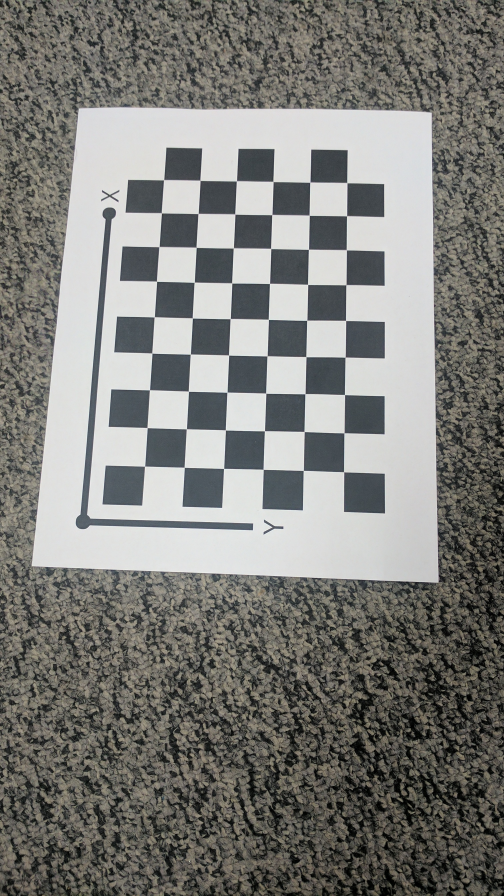
#> input picture Project 3/Zhang Calibration/Calibration_Imgs/IMG_20170209_042606.jpg, 1512 x 2688 px, given in place of project2.avi, which was not available (shown at 1/3 size)
$ python hough_transformation.py
#> lines starting #> are read from the running program, lines starting #| are printed output that depends on the picture; pictures that were not available may be replaced by others from this repository, and a replacement may not be noted
#!/usr/bin/env python3

"""
 * @copyright Copyright (c) 2023
 * @file hough_transformation.py
 * @author Kshitij Karnawat (kshitij@umd.edu)
 * @brief Hough Transformation
 * @version 0.1
 * @date 2023-03-08
 *
 *
"""

import cv2 as cv
import numpy as np
from matplotlib import pyplot as plt

def accumulator(canny):
    max_dist = np.sqrt(np.square(canny.shape[0])+np.square(canny.shape[1]))
    theta = np.deg2rad(np.arange(-90.0, 90.0))
    rho_range = np.arange(-max_dist, max_dist)

    # Accumulator  (Voting Bin)
    accumulator_matrix = np.zeros((len(rho_range),len(theta)),dtype=int)

    y,x = np.nonzero(canny)

    for i in range(len(x)):
        for j in range(len(theta)):
            rho = ((x[i] * np.cos(theta[j])) + (y[i] * np.sin(theta[j]))) + max_dist # Adding max_dist to get the minimum distance as zero
            # print(rho,", ",j)
            accumulator_matrix[round(rho),j] += 1
    return accumulator_matrix, rho_range, theta

def find_peaks(accumulator_matrix, rho_range, theta, kernal_size, frame):
    peaks = []
    accumulator_matrix1 = np.copy(accumulator_matrix)
    for i in range(4):
      accumulator_matrix1_idx = np.unravel_index(np.argmax(accumulator_matrix1), accumulator_matrix1.shape)
      peaks.append(accumulator_matrix1_idx)

      # surpess peaks in neighborhood
      y_i, x_i = accumulator_matrix1_idx
      if (x_i - (kernal_size//2)) < 0:
        x_min = 0
      else:
        x_min = x_i - (kernal_size//2)
      if ((x_i + (kernal_size//2) + 1) > accumulator_matrix.shape[1]):
        max_x = accumulator_matrix.shape[1]
      else:
        max_x = x_i + (kernal_size//2) + 1

      if (y_i - (kernal_size//2)) < 0:
        min_y = 0
      else:
        min_y = y_i - (kernal_size//2)
      if ((y_i + (kernal_size//2) + 1) > accumulator_matrix.shape[0]):
        max_y = accumulator_matrix.shape[0]
      else:
        max_y = y_i + (kernal_size//2) + 1

      for x in range(x_min, max_x):
          for y in range(min_y, max_y):
              accumulator_matrix1[y, x] = 0
              if (x == x_min or x == (max_x - 1)):
                  accumulator_matrix[y, x] = 255
              if (y == min_y or y == (max_y - 1)):
                  accumulator_matrix[y, x] = 255

    # Hough Lines
    #print(len(peaks))
    rho_peaks = []
    theta_peaks = []
    lines = []
    for i in range(len(peaks)):
      rho_peak = rho_range[peaks[i][0]]
      rho_peaks.append(rho_peak)
      theta_peak = theta[peaks[i][1]]
      theta_peaks.append(theta_peak)
      # Draw Hough Lines
      x1 = round(rho_peak * np.cos(theta_peak) + 2500 * (-np.sin(theta_peak)))
      y1 = round(rho_peak * np.sin(theta_peak) + 2500 * (np.cos(theta_peak)))
      x2 = round(rho_peak * np.cos(theta_peak) - 2500 * (-np.sin(theta_peak)))
      y2 = round(rho_peak * np.sin(theta_peak) - 2500 * (np.cos(theta_peak)))
      line = [x1,y1,x2,y2]
      lines.append(line)
      # print(len(rho_peaks))

    return rho_peaks, theta_peaks, lines

def find_corners(rho_peaks, theta_peaks):
    # print(rho_peaks)
    # print(theta_peaks)

    neg = []
    pos = []
    corners = []

    for i in range(len(theta_peaks)):
        if theta_peaks[i]<0:
          neg.append([rho_peaks[i],theta_peaks[i]])
          # print('neg++')
        else:
          pos.append([rho_peaks[i],theta_peaks[i]])
          # print('pos++')
    # print('neg = ',neg)
    # print('pos = ',pos)
    for j in neg:
        # print('in loop 1')
        for k in pos:
            # print('in loop 2')
            A= np.array([[np.cos(j[1]), np.sin(j[1])],
                         [np.cos(k[1]), np.sin(k[1])]])
            A_inv = np.linalg.inv(A)

            B= np.array([j[0], k[0]])

            mat = np.matmul(A_inv,B.T)

            corners.append([int(mat[0]),int(mat[1])])
            # print('corner++')

    corners = sorted(corners, key = lambda x:x[0] + x[1])
    # print(corners)

    return corners

def homography(corners,paper,intrinsic_parameters):

    ip_inv = np.linalg.inv(intrinsic_parameters)

    A = np.zeros((2,9))

    for i in range(len(corners)):
        a_i = np.array([[paper[i][0],paper[i][1],1,0,0,0,(-corners[i][0]*paper[i][0]),(-corners[i][0]*paper[i][1]),-corners[i][0]],
                        [0,0,0,paper[i][0],paper[i][1],1,(-corners[i][1]*paper[i][0]),(-corners[i][1]*paper[i][1]),-corners[i][1]]])
        A = np.vstack((A,a_i))
    A = A[2:]

    eigenvalues, eigenvectors = np.linalg.eig(np.dot(A.T,A))
    eigenvalues_idx = np.argmin(eigenvalues)

    H = eigenvectors[:,eigenvalues_idx]

    H = (1/H[-1])*H

    H = np.array(H, dtype=np.float64).reshape(3,3)

    transform = np.dot(ip_inv,H)

    lambda_ = (np.linalg.norm(transform[:,0])+np.linalg.norm(transform[:,1]))/2

    transform = (1/lambda_)*transform

    r1 = transform[:,0]
    r2 = transform[:,1]
    r3 = np.cross(transform[:,0],transform[:,1])
    t  = transform[:,2]

    return r1,r2,r3,t

video = cv.VideoCapture("project2.avi")

# Display Video
if (video.isOpened()== False):
  print("Error opening video stream or file")

translation = []
rotation = []

# Read until video is completed
while(video.isOpened()):
  # read frame-by-frame
  ret, frame = video.read()
#> frame is the input picture: shape (2688, 1512, 3); mean B, G, R 121.3, 125.2, 125.3
  if ret == True:

    gray = cv.cvtColor(frame, cv.COLOR_BGR2GRAY)
    gaussian_blur = cv.GaussianBlur(gray,(7,7),cv.BORDER_DEFAULT)
    canny = cv.Canny(gaussian_blur,125,200,apertureSize=3)
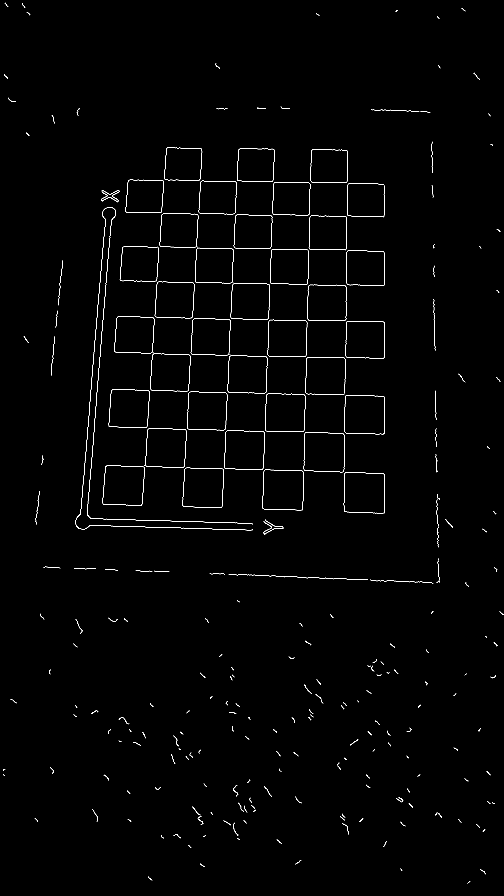
#> canny: shape (2688, 1512) (shown at 1/3 size); 0.62% white in thin lines or dots
    accumulator_matrix, rho_range, theta = accumulator(canny)
#> rho_range = 6169 values from -3084.1 to 3083.9; theta = 180 values from -1.57 to 1.55
    rho, theta, lines = find_peaks(accumulator_matrix, rho_range, theta, kernal_size=52, frame=frame)
#> the loop in find_peaks, `for i in range(4):` made 4 passes
#> (y_i, x_i, max_x, min_y, max_y) on passes 1 to 4: (3923, 92, 119, 3897, 3950), (3711, 93, 120, 3685, 3738), (3613, 94, 121, 3587, 3640), (2030, 1, 28, 2004, 2057)
#> after the loop in find_peaks, `for i in range(4):`: peaks = [(3923, 92), (3711, 93), (3613, 94), (2030, 1)]
#> the loop in find_peaks, `for i in range(len(peaks)):` made 4 passes
#> (rho_peak, theta_peak, x1, y1, x2, y2) on passes 1 to 4: (838.9, 0.0349, 751, 2528, 926, -2469), (626.9, 0.0524, 495, 2529, 757, -2464), (528.9, 0.0698, 353, 2531, 702, -2457), (-1054.1, -1.55, 2481, 1098, -2518, 1010)
#> after the loop in find_peaks, `for i in range(len(peaks)):`: lines = [[751, 2528, 926, -2469], [495, 2529, 757, -2464], [353, 2531, 702, -2457], [2481, 1098, -2518, 1010]]; rho_peaks = [838.9, 626.9, 528.9, -1054.1]; theta_peaks = [0.0349, 0.0524, 0.0698, -1.55]
#> rho = [838.9, 626.9, 528.9, -1054.1]; theta = [0.0349, 0.0524, 0.0698, -1.55]
    # print("rho = ",rho)
    # print("theta = ",theta)
    corners = find_corners(rho,theta)
#> the loop in find_corners, `for i in range(len(theta_peaks)):` made 4 passes
#> after the loop in find_corners, `for i in range(len(theta_peaks)):`: neg = [[-1054.1, -1.55]]; pos = [[838.9, 0.0349], [626.9, 0.0524], [528.9, 0.0698]]
#> the loop in find_corners, `for j in neg: # print('in loop 1')` made 1 pass
#> after the loop in find_corners, `for j in neg:`: corners = [[802, 1068], [572, 1064], [455, 1062]]
#> in find_corners, `corners = sorted(corners, key = lambda x:x[0] + x[1])`: corners = [[455, 1062], [572, 1064], [802, 1068]]
#> corners = [[455, 1062], [572, 1064], [802, 1068]]

    intrinsic_parameters = np.array([[1382.58398,0,945.743164],
                                     [0,1383.57251,527.04834],
                                     [0,0,1]])

    paper = [(0,27.9),
             (21.6,27.9),
             (0,0),
             (21.6,0)]

    r1,r2,r3,t = homography(corners,paper,intrinsic_parameters)
#> the loop in homography, `for i in range(len(corners)):` made 3 passes
#> in homography, `eigenvalues, eigenvectors = np.linalg.eig(np.dot(A.T,A))`: eigenvalues = [2.58e+09, 274072546.2, 1781536.4, 1823.3, 202, 0.999, -7.49e-09, -3.69e-10, -2.12e-11]
#> in homography, `eigenvalues_idx = np.argmin(eigenvalues)`: eigenvalues_idx = 6
#> in homography, `H = eigenvectors[:,eigenvalues_idx]`: H = [0.109, 0.391, -0.0147, -0.0361, 0.913, -0.0196, -3.6e-05, 0.000859, -1.83e-05]
#> in homography, `H = (1/H[-1])*H`: H = [-5951.5, -21328.5, 802, 1968.1, -49753.2, 1068, 1.96, -46.85, 1]
#> in homography, `H = np.array(H, dtype=np.float64).reshape(3,3)`: H = [[-5951.5, -21328.5, 802], [1968.1, -49753.2, 1068], [1.96, -46.85, 1]]
#> in homography, `transform = np.dot(ip_inv,H)`: transform = [[-5.65, 16.62, -0.104], [0.675, -18.11, 0.391], [1.96, -46.85, 1]]
#> in homography, `lambda_ = (np.linalg.norm(transform[:,0])+np.linalg.norm(transform[:,1..`: lambda_ = 29.46
#> in homography, `transform = (1/lambda_)*transform`: transform = [[-0.192, 0.564, -0.00353], [0.0229, -0.615, 0.0133], [0.0666, -1.59, 0.0339]]
#> in homography, `r1 = transform[:,0]`: r1 = [-0.192, 0.0229, 0.0666]
#> in homography, `r2 = transform[:,1]`: r2 = [0.564, -0.615, -1.59]
#> in homography, `r3 = np.cross(transform[:,0],transform[:,1])`: r3 = [0.00456, -0.267, 0.105]
#> in homography, `t  = transform[:,2]`: t = [-0.00353, 0.0133, 0.0339]
#> r1 = [-0.192, 0.0229, 0.0666]; r2 = [0.564, -0.615, -1.59]; r3 = [0.00456, -0.267, 0.105]; t = [-0.00353, 0.0133, 0.0339]

    translation.append(np.array(t))
    rotation.append(np.array([r1,r2,r3]))
    for i in lines:
      cv.line(frame, (i[0], i[1]), (i[2], i[3]), (125, 225, 255), 1)
#> this loop made 4 passes

    for i in corners:
      cv.circle(frame, (i[0],i[1]), radius=0, color=(0, 0, 255), thickness=10)
#> this loop made 3 passes


    # Display the resulting frame
    cv.imshow('Frame',frame)

    # Press Q on keyboard to  exit
    if cv.waitKey(5) & 0xFF == ord('q'):
#> (key q is pressed here)
      break

  else:
    break

# When everything done, release the video videoture object
video.release()

# Closes all the frames
cv.destroyAllWindows()


x_list=[]
y_list=[]
z_list=[]
yaw = []
pitch = []
roll = []

for i in range(len(translation)):
    x = translation[i][0]
    x_list.append(x)
    y = translation[i][1]
    y_list.append(y)
    z = translation[i][2]
    z_list.append(z)
#> this loop made 1 pass
#> after the loop, x_list = [-0.00353]; y_list = [0.0133]; z_list = [0.0339]

plt.title('Translation')
plt.plot(x_list)
plt.plot(y_list)
plt.plot(z_list)
plt.legend(['x','y','z'])
plt.show()
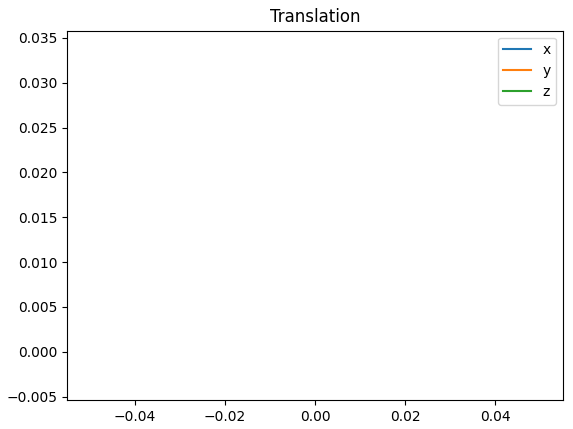
#> figure drawn by matplotlib, 1 panel

rotation = np.array(rotation)
#> rotation = [[-0.192, 0.0229, 0.0666], [0.564, -0.615, -1.59], [0.00456, -0.267, 0.105]]
for i in rotation:
    yaw.append(np.degrees(np.arctan2(i[1][0],i[0][0])))
    pitch.append(np.degrees(np.arctan2(-i[2][0],np.sqrt(np.square(i[2][1])+np.square(i[1][1])))))
    roll.append(np.degrees(np.arctan2(i[2][1],i[2][2])))
#> this loop made 1 pass
#> after the loop, pitch = [-0.39]; roll = [-68.56]; yaw = [108.8]

plt.title('Rotation')
plt.plot(yaw)
plt.plot(pitch)
plt.plot(roll)
plt.legend(['yaw','pitch','roll'])
plt.show()
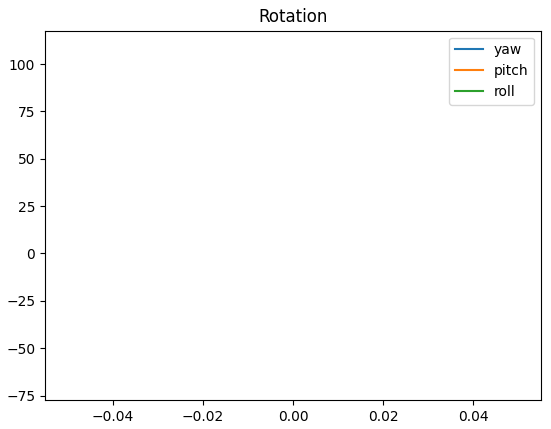
#> figure drawn by matplotlib, 1 panel


"""
References:
def find_peaks(accumulator_matrix, rho_range, theta, kernal_size, frame): is derived from the work available here https://gist.github.com/bygreencn/6a900fd2ff5d0101473acbc3783c4d92
"""
